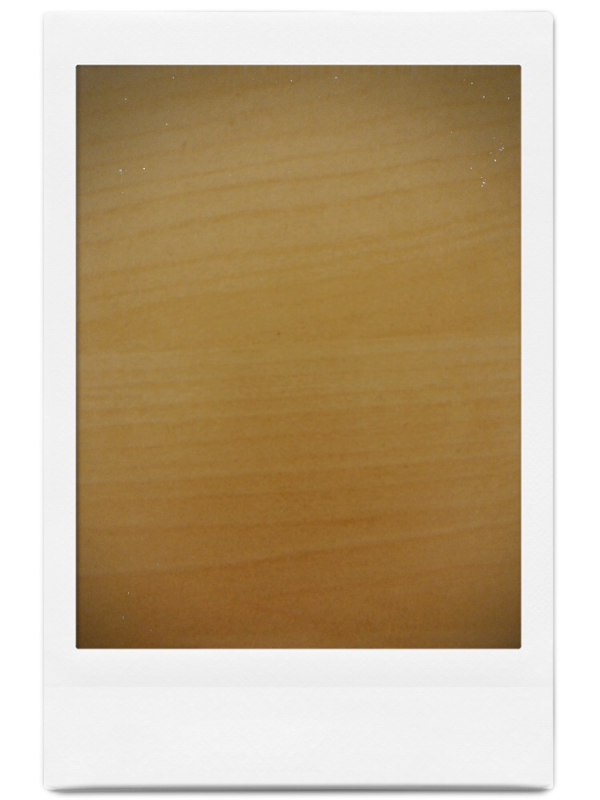
#> input picture frame.jpg, 1200 x 1600 px, given in place of download.jpeg, which was not available (shown at 1/2 size)
$ python test.py   (older library calls are emulated)
#> lines starting #> are read from the running program, lines starting #| are printed output that depends on the picture; pictures that were not available may be replaced by others from this repository, and a replacement may not be noted
#!/usr/bin/env python3
# -*- coding: utf-8 -*-
"""
Created on Fri Aug  3 13:09:29 2018

@author: gregory
"""

from PIL import Image
from PIL import ImageFont
from PIL import ImageDraw
import imageio
from PIL import ImageSequence
import numpy as np
import sys
import math


filename = "/media/gregory/Acer2/Users/grego/Documents/freelance/img_frame/download.jpeg"
out = "/media/gregory/Acer2/Users/grego/Documents/freelance/img_frame/Output.jpg"
text1 = "Holaaaaarqqqqqqqqqqqqqqqqqqqqqqqqqqqqqqqqqqqqqqqqqq"
text2 = "Buenaaaaaaaaaafeffffffffffffffffffffffffffffffffffffffffffff"

img = Image.open(filename)
#> img is the input picture: PIL image 1200x1600 RGB; mean R, G, B 193.4, 174.3, 144.8
new_im = Image.open("frame.jpg")

ratio_w = (img.size[0]*1.0)/885
#> ratio_w = 1.36
ratio_h = (img.size[1]*1.0)/1165
#> ratio_h = 1.37

new_im=new_im.resize((int(new_im.size[0]*ratio_w),int(new_im.size[1]*ratio_h)),1)

new_im.paste(img, (int(155*ratio_w),
                      int(133*ratio_h)))
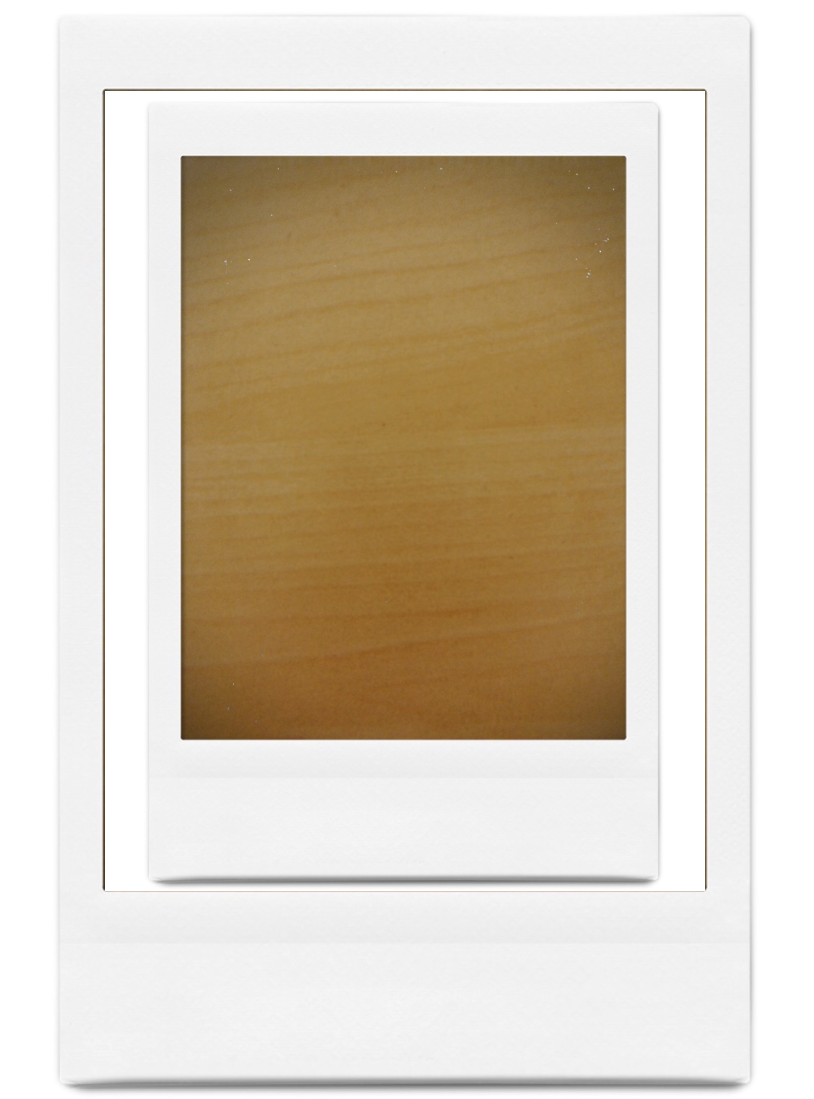
#> new_im: PIL image 1627x2197 RGB (shown at 1/2 size); mean R, G, B 216, 205.6, 189.6


w, h = new_im.size
#> w = 1627; h = 2197


font = ImageFont.truetype("arial.ttf", int(70*ratio_h))
draw = ImageDraw.Draw(new_im)
w, h = new_im.size
# [6 lines of commented-out code are left out]

txt=text1[0]
list_txt=[txt]
idx=0
for i in range(1,len(text1)):
    print(draw.textsize(list_txt[idx]+text1[i], font))
    if(draw.textsize(list_txt[idx]+text1[i], font)[0]>700*ratio_w):
        idx+=1
        list_txt.append(text1[i])
    else:
        list_txt[idx]+=text1[i]
    print(list_txt)
#> this loop made 50 passes
#| (123, 88)
#| (144, 88)
#| (197, 88)
#| (251, 88)
#| (304, 88)
#| (358, 88)
#| (411, 88)
#| (445, 88)
#> (further printed lines are left out)
#> after the loop, idx = 2; list_txt = ['Holaaaaarqqqqqqqqq', 'qqqqqqqqqqqqqqqqq', 'qqqqqqqqqqqqqqqq']
lines1=list_txt
#> lines1 has the same summary as list_txt
text_1_lines=len(lines1)-1
#> text_1_lines = 2

txt=text2[0]
list_txt=[txt]
idx=0
for i in range(1,len(text2)):
    print(draw.textsize(list_txt[idx]+text2[i], font))
    if(draw.textsize(list_txt[idx]+text2[i], font)[0]>350*ratio_w):
        idx+=1
        list_txt.append(text2[i])
    else:
        list_txt[idx]+=text2[i]
    print(list_txt)
#> this loop made 59 passes
#| (117, 88)
#| (171, 88)
#| (224, 88)
#| (278, 88)
#| (331, 88)
#| (384, 88)
#| (438, 88)
#| (491, 88)
#> (further printed lines are left out)
#> after the loop, idx = 4; list_txt = ['Buenaaaa', 'aaaaaafeff', 'ffffffffffffffffff', 'ffffffffffffffffff', 'ffffff']
lines2=list_txt
#> lines2 has the same summary as list_txt
text_2_lines=len(lines2)-1
#> text_2_lines = 4


#Extend if necessary :

if text_2_lines+text_1_lines > 0:
    nb=text_2_lines+text_1_lines
#> nb = 6

    top_limit=int(1380*ratio_h)
#> top_limit = 1895
    central_limit=int(1380*ratio_h+draw.textsize(lines1[0], font)[1]*1.2)
#> central_limit = 2022
    box_central = (0, top_limit, new_im.size[0], central_limit)
#> box_central = (0, 1895, 1627, 2022)
    box_top = (0, 0, new_im.size[0], central_limit)
#> box_top = (0, 0, 1627, 2022)
    box_bottom = (0, central_limit+1, new_im.size[0], new_im.size[1])
#> box_bottom = (0, 2023, 1627, 2197)

    central_part = new_im.crop(box_central)
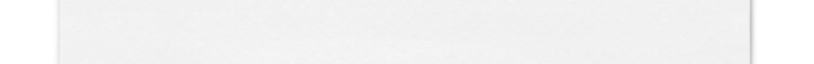
#> central_part: PIL image 1627x127 RGB (shown at 1/2 size); min 199, max 255, mean 243.1
    top_part = new_im.crop(box_top)
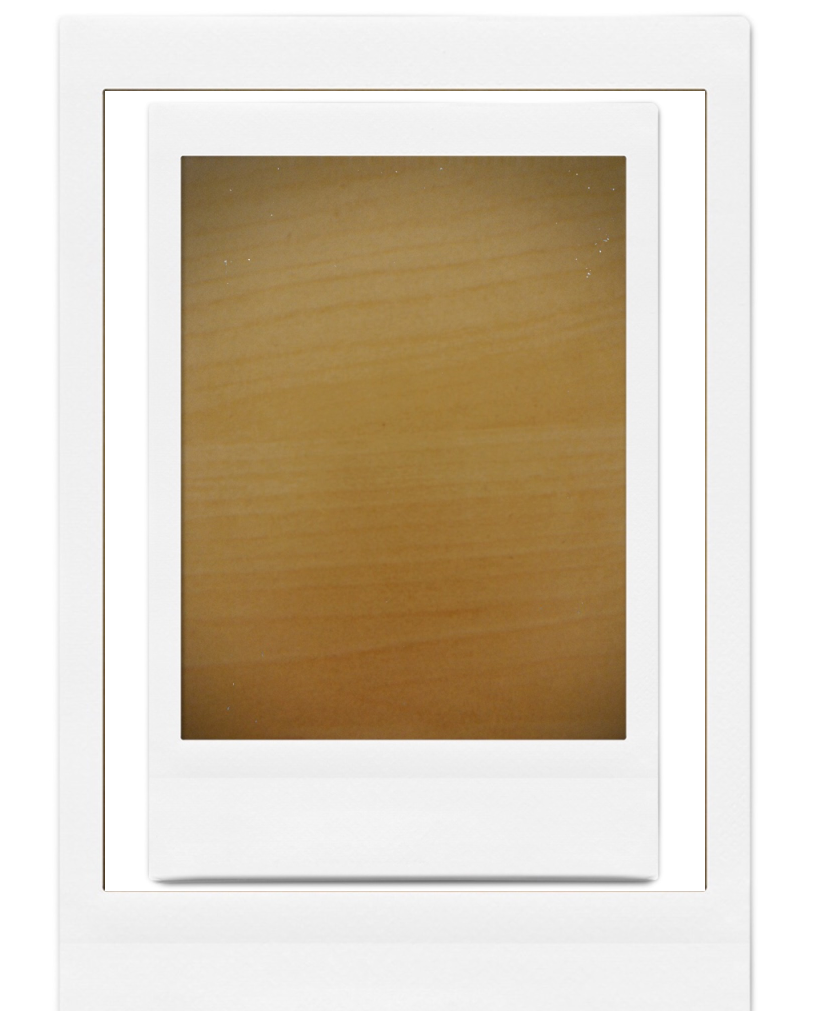
#> top_part: PIL image 1627x2022 RGB (shown at 1/2 size); mean R, G, B 214.5, 203.2, 185.8
    bottom_part = new_im.crop(box_bottom)
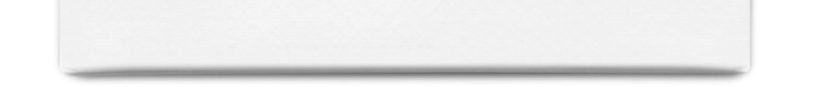
#> bottom_part: PIL image 1627x174 RGB (shown at 1/2 size); mean R, G, B 233.3, 233.3, 233.3

    frame = Image.new('RGB', (new_im.size[0],new_im.size[1]+central_part.size[1]*nb))
#> frame: PIL image 1627x2959 RGB; every value is 0
    offset = (0,0)
    frame.paste(top_part,offset)
    for i in range(0,nb):
        offset = (0,central_limit+i*(central_limit-top_limit))
        frame.paste(central_part,offset)
#> this loop made 6 passes
#> offset on passes 1 to 6: (0, 2022), (0, 2149), (0, 2276), (0, 2403), (0, 2530), (0, 2657)
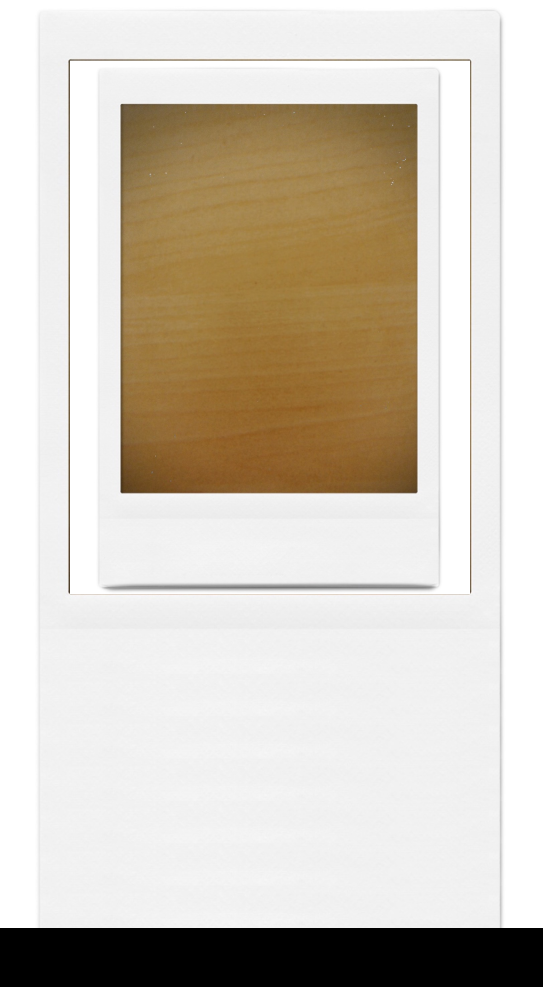
#> frame: PIL image 1627x2959 RGB (shown at 1/3 size); mean R, G, B 209.2, 201.5, 189.6

    offset = (0,central_limit+nb*(central_limit-top_limit))
#> offset = (0, 2784)
    frame.paste(bottom_part,offset)
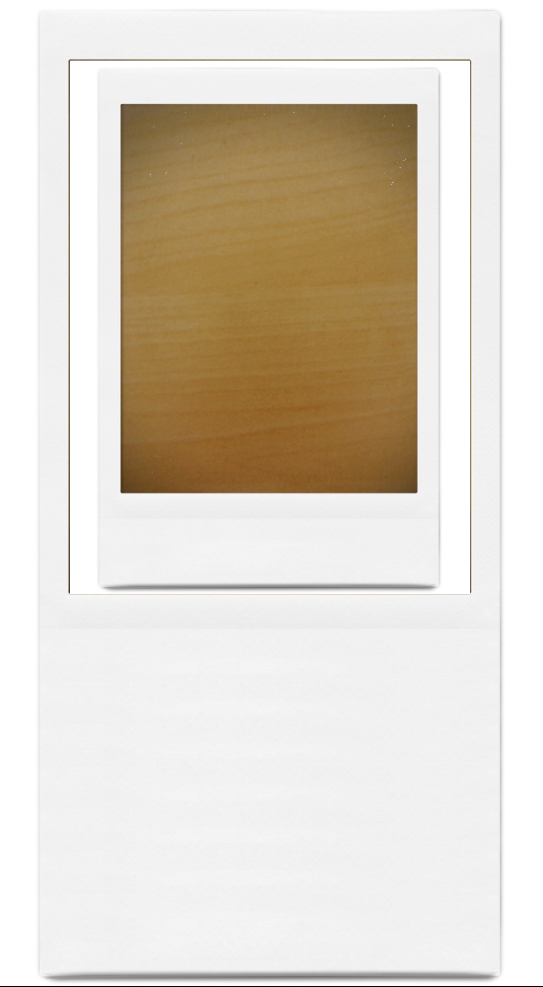
#> frame: PIL image 1627x2959 RGB (shown at 1/3 size); mean R, G, B 222.9, 215.2, 203.3
else:
    frame=new_im
#
draw = ImageDraw.Draw(frame)

width_fixed, height_fixed = font.getsize(lines1[0])
#> width_fixed = 923; height_fixed = 106
# Draw txts
lines = lines1
#> lines = ['Holaaaaarqqqqqqqqq', 'qqqqqqqqqqqqqqqqq', 'qqqqqqqqqqqqqqqq']
y_text = h - int(ratio_h*270)
#> y_text = 1827
for line in lines:
    width, height = font.getsize(line)
    text_w, text_h = draw.textsize(line, font)
    draw.text(((w - width) / 2, y_text), line, (0,0,0), font=font)
    y_text += height_fixed*1.2
#> this loop made 3 passes
#> (line, width, text_w, y_text) on passes 1 to 3: ('Holaaaaarqqqqqqqqq', 923, 923, 1954.2), ('qqqqqqqqqqqqqqqqq', 908, 908, 2081.4), ('qqqqqqqqqqqqqqqq', 854, 854, 2208.6)
#> after the loop, y_text = 2208.6

y_text += height_fixed*0.5
#> y_text = 2261.6
lines = lines2
#> lines has the same summary as list_txt
for line in lines:
    width, height = font.getsize(line)
    text_w, text_h = draw.textsize(line, font)
    draw.text(((w - text_w - int(ratio_w*140)), y_text), line, (0,0,0), font=font)
    y_text += height_fixed*1.2
#> this loop made 5 passes
#> (line, width, height, text_w, text_h, y_text) on passes 1 to 5: ('Buenaaaa', 438, 88, 438, 88, 2388.8), ('aaaaaafeff', 455, 88, 455, 88, 2516), ('ffffffffffffffffff', 454, 87, 454, 87, 2643.2), ('ffffffffffffffffff', 454, 87, 454, 87, 2770.4), ('ffffff', 155, 87, 155, 87, 2897.6)
#> after the loop, y_text = 2897.6

frame.show()
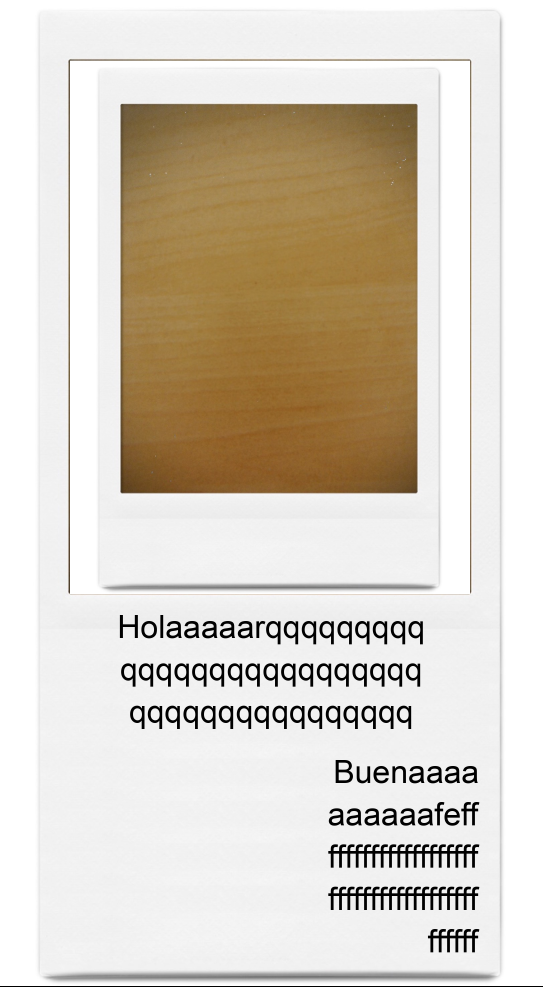
#> shown: PIL image 1627x2959 RGB (shown at 1/3 size); mean R, G, B 216.8, 209.1, 197.2
#frame.save(out)
